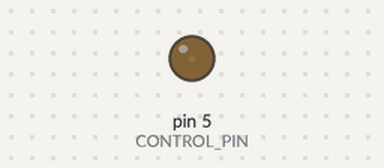
The sketch below on a simulated Arduino Uno, built for the host (arithmetic inside an expression is 32-bit, double 64-bit). Parts: output pins drawn as LEDs (lit = HIGH). An integer division by zero does not stop the program and gives all ones (-1).

Above: at 0.05 s.
At 0.65 s:
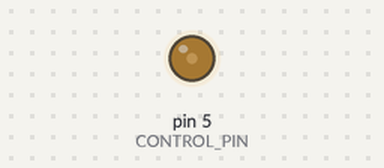
At 1.3 s:
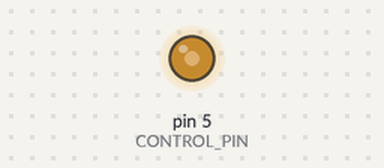
At 2.55 s:
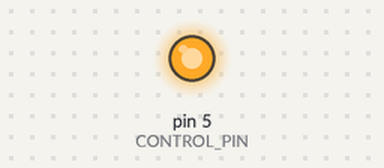
Timing chart, 0 to 5.9 s (numbered marks = the images above):
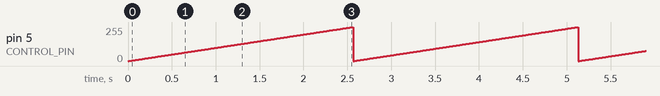

The sketch:

task2.ino
```cpp
#define CONTROL_PIN 5
int brightness = 255;

void setup() {
  pinMode(CONTROL_PIN, OUTPUT); //пин с биполярным транзистором – выход
}
void loop() {
  brightness = (brightness + 1) % (256 * (2 / 3)); //увеличиваем значение яркости на
  analogWrite(CONTROL_PIN, brightness); //подаём Значение на пин базы
  delay(10); // ждём 10 мс
}
```

Measured:
- by itself, pin 5 (CONTROL_PIN): ramps from 0/255 to 255/255 and jumps back, once every 2.6 s
